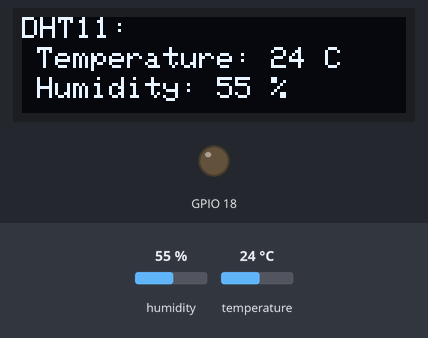
Simulated run of this sketch. Board: ESP32. Parts: 128×32 one-colour display, output pins drawn as LEDs (lit = HIGH). The inputs (shaded band) are chosen by the test bench; at power-on: humidity 55 %, temperature 24 °C. What the sketch prints to the serial monitor is not drawn.

Above: at 1.7 s.
1.8 s: humidity set to 22 %
At 3.4 s:
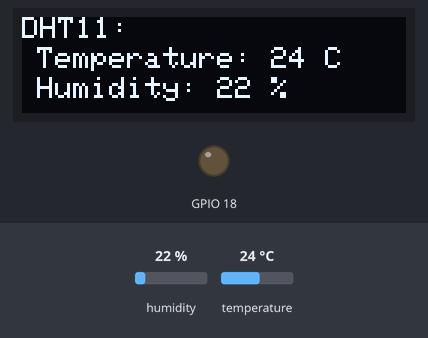
4.3 s: temperature set to 12 °C
At 6.8 s:
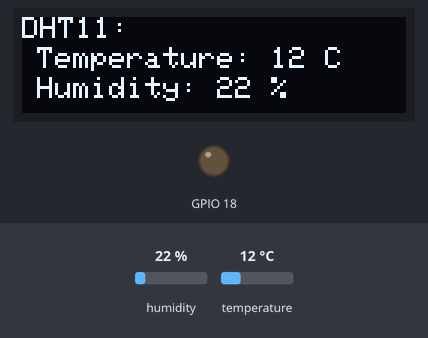
7.1 s: humidity set to 40 %
At 9.5 s:
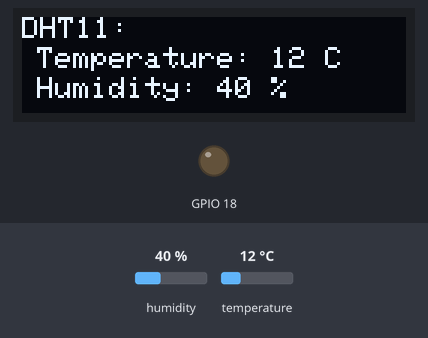
9.9 s: temperature set to 19 °C
At 12.0 s:
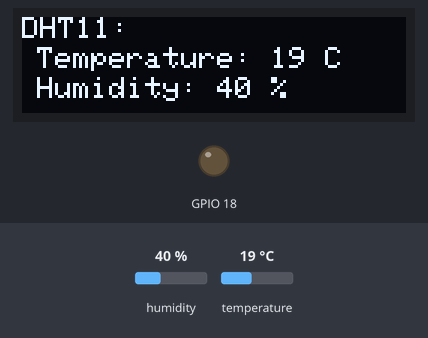
Timing chart, 0 to 13.5 s (numbered marks = the images above; inputs shaded):
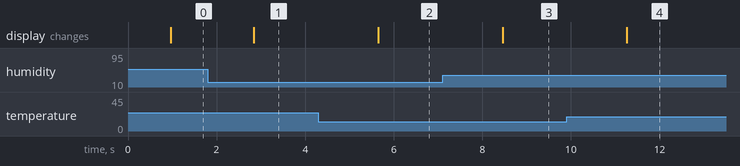

The sketch:

SSD1306_DHT11.ino
```cpp
#include <Wire.h>
#include <Arduino.h>
#include <string.h>
#include <Adafruit_SSD1306.h>
#include <DHT11.h>

#define OLED_ADDR 0x3C
#define OLED_WIDTH 128
#define OLED_HEIGHT 32

#define SCL 22
#define SDA 21

#define DHT 4
DHT11 dht11(DHT);

Adafruit_SSD1306 display(OLED_WIDTH, OLED_HEIGHT, &Wire, -1);

void setup()
{

    pinMode(SCK, OUTPUT);
    pinMode(SDA, OUTPUT);
    Wire.begin(SDA, SCL);
    display.begin(SSD1306_SWITCHCAPVCC, OLED_ADDR);
    display.clearDisplay();
    display.setTextColor(WHITE);
    Serial.begin(9600);
}

void loop()
{

    display.clearDisplay();

    int temperature = 0;
    int humidity = 0;

    display.setTextSize(1);

    display.setCursor(0, 0);
    display.printf("DHT11:");

    int result = dht11.readTemperatureHumidity(temperature, humidity);
    if (result == 0)
    {

        display.setCursor(5, 10);
        display.printf("Temperature: %d C", temperature);
        display.setCursor(5, 20);
        Serial.printf("T:%d H: %d", temperature, humidity);
        display.printf("Humidity: %d %%", humidity);
        Serial.println("T:" + String(temperature) + " H:" + String(humidity));
    }

    delay(400);

    display.display();
}
```

Measured:
- after the input at 1.8 s, the display: changes after 1.0 s (image 1)
- after the input at 4.3 s, the display: changes after 1.3 s (image 2)
- after the input at 7.1 s, the display: changes after 1.4 s (image 3)
- after the input at 9.9 s, the display: changes after 1.4 s (image 4)
